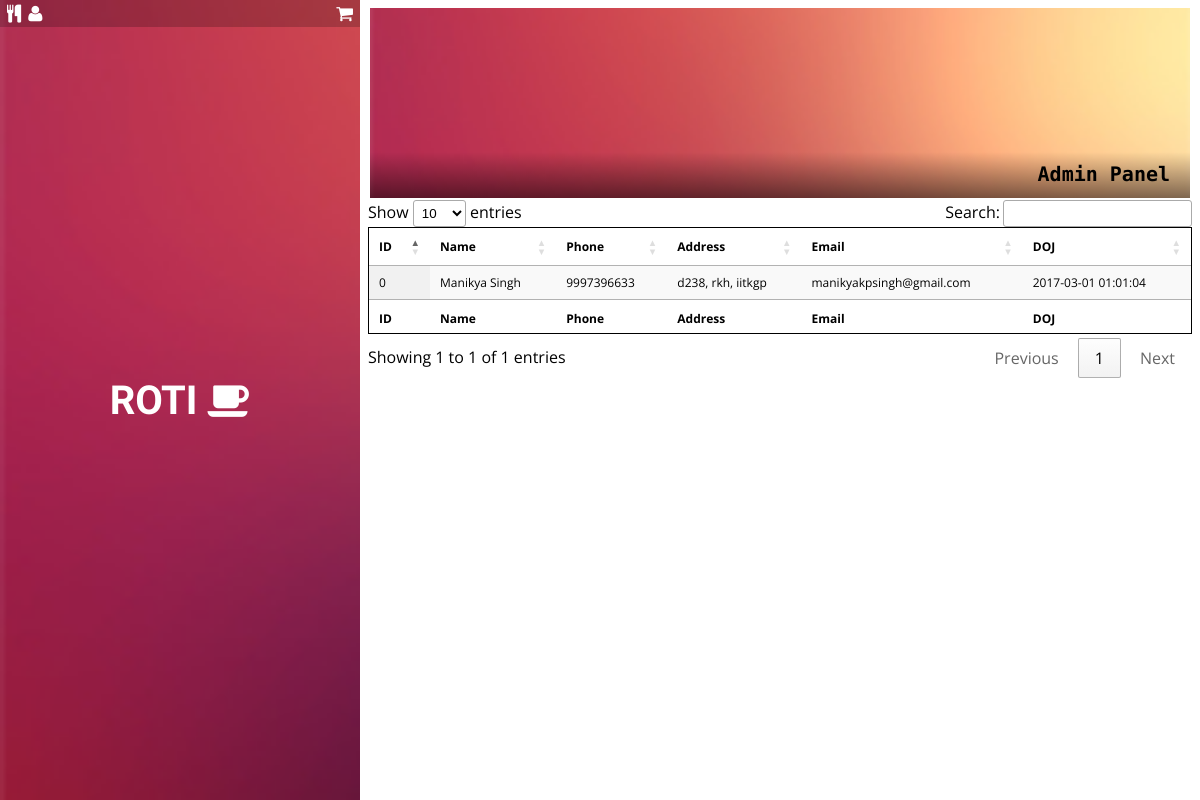
Screenshot of /allUsers.php (signed in) with the database file from the repository.
### tables this page shows
CREATE TABLE `user` (
  `doj` timestamp NOT NULL DEFAULT CURRENT_TIMESTAMP,
  `password` varchar(20) NOT NULL,
  `name` varchar(50) NOT NULL,
  `id` int(11) NOT NULL,
  `phone` varchar(11) NOT NULL,
  `email` varchar(50) NOT NULL,
  `address` varchar(100) NOT NULL
);

### inc/generics.php (called while the page is built, shortened)
<?php
function createThumbnail($_TITLE = "", $_INFO = "", $_CLASS = "", $_ALT = "", $_IMAGE="", $_STYLE="" ,$_STYLE_ALT="", $_STYLE_GLIDER="", $_LINK=NULL, $_ID=NULL){
	include 'inc/thumbnail.php';
}
function getRecords($select, $from = NULL, $where = "1=1"){
	$con = $GLOBALS['con'];
	$arr = false;
	if($from == NULL){
		$data = mysqli_query($con, $select);
		if($data){
			$qualifiedColumnNames = array();
			foreach ($data->fetch_fields() as $columnMeta) {
			    $qualifiedColumnNames[] = "{$columnMeta->table}.{$columnMeta->name}";
			}
			$arr = [];
			$i=0;
			while ($row = $data->fetch_row()) {
			    $qualifiedRow = array_combine($qualifiedColumnNames, $row);
			    $arr[$i] = $qualifiedRow;
				$i++;
			}
		}
	}else{
		$query = "SELECT $select FROM $from WHERE $where";
		$arr = getRecords($query);
	}
	return $arr;
}
?>

### allUsers.php (the view, shortened to what this page needs)
<?php include_once 'inc/generics.php' ?>
<?php include_once 'inc/header.php' ?>
<?php include_once 'inc/initThumbnail.php' ?>
<?php include_once 'inc/sidebar.php' ?>
<content>
<link rel="stylesheet" href="https://cdn.datatables.net/1.10.13/css/jquery.dataTables.min.css">
<?php
if(isset($_SESSION['aid']) && isset($_SESSION['admin'])){
	?>
	<table id="example" class="display stripe" cellspacing="0" width="100%" style="border:1px solid #000;font-size:12px;">
        <thead>
            <tr>
                <th>ID</th>
                <th>Name</th>
                <th>Phone</th>
                <th>Address</th>
                <th>Email</th>
                <th>DOJ</th>
            </tr>
        </thead>
        <tfoot>
            <tr>
                <th>ID</th>
                <th>Name</th>
                <th>Phone</th>
                <th>Address</th>
                <th>Email</th>
                <th>DOJ</th>
            </tr>
        </tfoot>
        <tbody>
            <?php
            $arr = getRecords("SELECT * FROM user");
            foreach ($arr as $val) {
            	?>
            	<tr id = "oi-<?php echo $val['user.id']; ?>">
            		<td><?php echo $val['user.id']; ?></td>
            		<td><?php echo $val['user.name']; ?></td>
	                <td><?php echo $val['user.phone']; ?></td>
	                <td><?php echo $val['user.address']; ?></td>
	                <td><?php echo $val['user.email']; ?></td>
	                <td><?php echo $val['user.doj']; ?></td>
            	</tr>
            	<?php
            }
            ?>
        </tbody>
    </table>
	<?php
}else{
	header("LOCATION: admin.php");
}
?>
</content>
<?php include_once 'inc/footer.php' ?>

### style/main.css (style rules this page uses)
body { text-align: center; font-family: 'Open Sans', sans-serif; font-weight: 400; font-style: normal; font-size: 16px; }
.content-loader>content { transition: all 0.2s ease-in-out; overflow: visible; display: block; width: auto; margin: 0 auto; }

### style/sidebar.css (style rules this page uses)
body { padding-left: 30%; }

### rows the page displays
user: id "0", name "Manikya Singh", phone "9997396633", address "d238, rkh, iitkgp", email "manikyakpsingh@gmail.com", doj "2017-03-01 01:01:04"

### other values shown
$_TITLE "Admin Panel"
